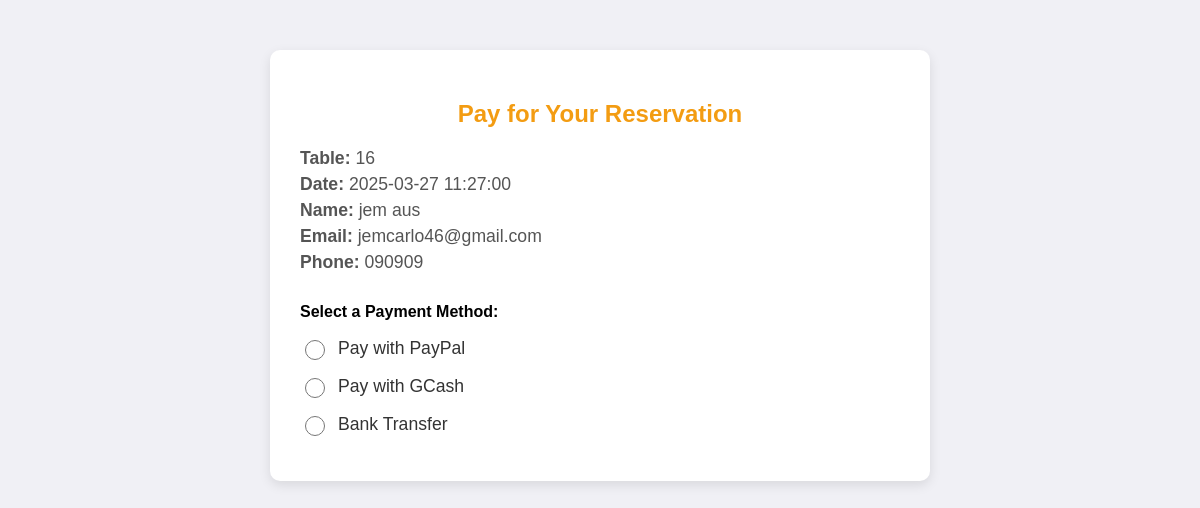
The page /pay_now.php?reservation_id=22 on the database its author committed.
### tables this page shows
CREATE TABLE `reservations` (
  `id` int(11) NOT NULL,
  `user_id` int(11) NOT NULL,
  `name` varchar(255) NOT NULL,
  `email` varchar(255) NOT NULL,
  `phone` varchar(20) NOT NULL,
  `reservation_date` datetime NOT NULL,
  `table_number` int(11) NOT NULL,
  `payment_status` varchar(50) DEFAULT 'Pending',
  `paypal_transaction_id` varchar(255) DEFAULT NULL,
  `status` varchar(20) DEFAULT 'active'
);

### pay_now.php (the view, shortened to what this page needs)
<?php
include('db.php');
if (isset($_GET['reservation_id'])) {
    $reservation_id = $_GET['reservation_id'];
    $reservation_sql = "SELECT * FROM reservations WHERE id = ?";
    $reservation_stmt = $conn->prepare($reservation_sql);
    $reservation_stmt->bind_param('i', $reservation_id);
    $reservation_stmt->execute();
    $reservation = $reservation_stmt->get_result()->fetch_assoc();
} else {
    echo "No reservation ID provided.";
    exit();
}
?>
<!DOCTYPE html>
<html lang="en">
<head>
</head>
<body>
<div class="container">
    <h2>Pay for Your Reservation</h2>
    <div class="reservation-details">
        <p><strong>Table:</strong> <?php echo $reservation['table_number']; ?></p>
        <p><strong>Date:</strong> <?php echo $reservation['reservation_date']; ?></p>
        <p><strong>Name:</strong> <?php echo $reservation['name']; ?></p>
        <p><strong>Email:</strong> <?php echo $reservation['email']; ?></p>
        <p><strong>Phone:</strong> <?php echo $reservation['phone']; ?></p>
    </div>
    <div class="payment-options">
        <p><strong>Select a Payment Method:</strong></p>
        <div class="payment-option">
            <input type="radio" id="paypal" name="payment_method" value="paypal">
            <label for="paypal">Pay with PayPal</label>
        </div>
        <div class="payment-option">
            <input type="radio" id="gcash" name="payment_method" value="gcash">
            <label for="gcash">Pay with GCash</label>
        </div>
        <div class="payment-option">
            <input type="radio" id="bank_transfer" name="payment_method" value="bank_transfer">
            <label for="bank_transfer">Bank Transfer</label>
        </div>
    </div>
</div>
</body>
</html>

### pay_now.php (style rules this page uses)
body { font-family: 'Arial', sans-serif; background-color: #f0f0f5; margin: 0; padding: 0; }
.container { max-width: 600px; margin: 50px auto; padding: 30px; background-color: #ffffff; border-radius: 10px; box-shadow: 0 4px 12px rgba(1, 1, 1, 0.1); transition: all 0.3s ease; }
h2 { text-align: center; color: #f39c12; margin-bottom: 20px; }
.reservation-details { margin-bottom: 30px; font-size: 1.1em; color: #555; }
.reservation-details p { margin: 5px 0; }
.payment-options { margin-top: 20px; }
.payment-option { margin: 15px 0; display: flex; align-items: center; gap: 10px; }
.payment-option label { font-size: 1.1em; color: #333; }
input[type="radio"] { width: 20px; height: 20px; }

### rows shown on the page
reservations: table_number "16", reservation_date "2025-03-27 11:27:00", name "jem aus", email "jemcarlo46@gmail.com", phone "090909"
